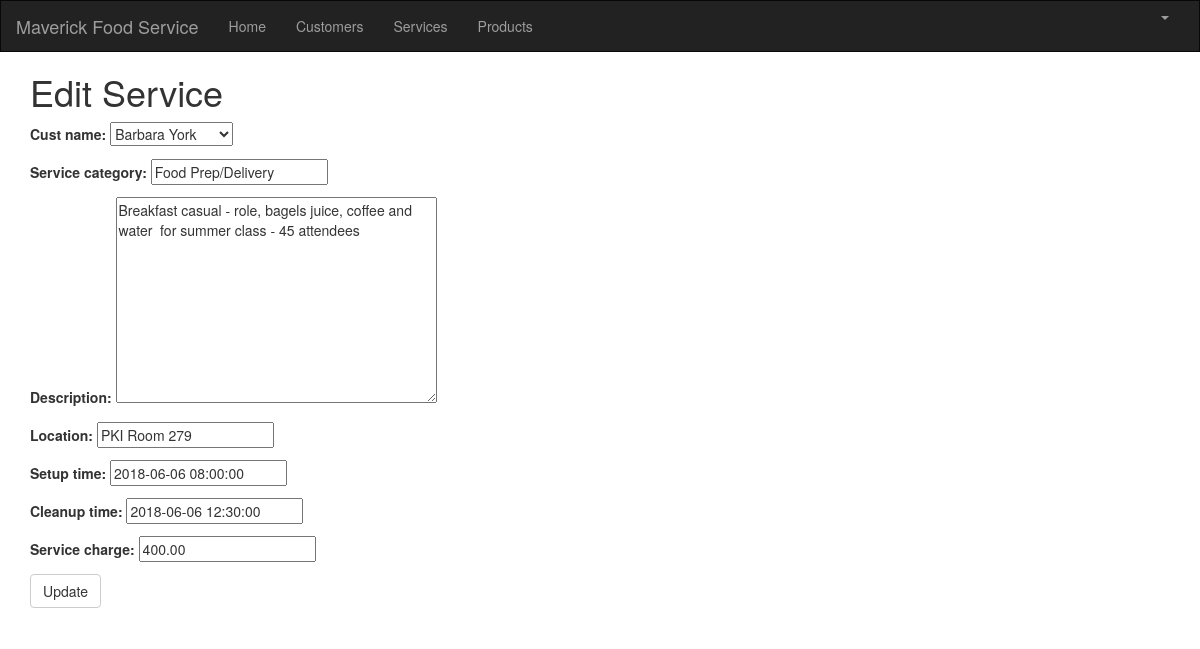
Page /service/1/edit/ (signed in) on the committed database.
### crm/models.py (models this page shows, shortened)
class Customer(models.Model):
    cust_name = models.CharField(max_length=50)
    organization = models.CharField(max_length=100, blank=True)
    role = models.CharField(max_length=100)
    email = models.EmailField(max_length=100)
    bldgroom = models.CharField(max_length=100)
    address = models.CharField(max_length=200)
    account_number = models.IntegerField(blank=False, null=False)
    city = models.CharField(max_length=50)
    state = models.CharField(max_length=50)
    zipcode = models.CharField(max_length=10)
    phone_number = models.CharField(max_length=50)
    created_date = models.DateTimeField(
        default=timezone.now)
    updated_date = models.DateTimeField(auto_now_add=True)
    def __str__(self):
        return str(self.cust_name)

class Service(models.Model):
    cust_name = models.ForeignKey(Customer, on_delete=models.CASCADE, related_name='services')
    service_category = models.CharField(max_length=100)
    description = models.TextField()
    location = models.CharField(max_length=200)
    setup_time = models.DateTimeField(
        default=timezone.now)
    cleanup_time = models.DateTimeField(
        default=timezone.now)
    service_charge = models.DecimalField(max_digits=10, decimal_places=2)
    created_date = models.DateTimeField(
        default=timezone.now)
    updated_date = models.DateTimeField(auto_now_add=True)

### crm/views.py (the view)
# urls.py: path('service/<int:pk>/edit/', views.service_edit, name='service_edit'),
@login_required
def service_edit(request, pk):
   service = get_object_or_404(Service, pk=pk)
   if request.method == "POST":
       form = ServiceForm(request.POST, instance=service)
       if form.is_valid():
           service = form.save()
           service.updated_date = timezone.now()
           service.save()
           services = Service.objects.filter(created_date__lte=timezone.now())
           return render(request, 'crm/service_list.html', {'services': services})
   else:
       form = ServiceForm(instance=service)
   return render(request, 'crm/service_edit.html', {'form': form})

### crm/forms.py
class ServiceForm(forms.ModelForm):
   class Meta:
       model = Service
       fields = ('cust_name', 'service_category', 'description', 'location', 'setup_time', 'cleanup_time', 'service_charge' )

### crm/templates/crm/service_edit.html
{% extends 'crm/base.html' %}
{% load crispy_forms_tags %}
{% block content %}
    <h1>Edit Service</h1>
    <form method="POST" class="service-form">{% csrf_token %}
        {{ form.as_p }}
        <button type="submit" class="save btn btn-default">Update</button>
    </form>
{% endblock %}

### rows in the picture
Customer: cust_name "Barbara York"
Service: service_category "Food Prep/Delivery", description "Breakfast casual - role, bagels juice, coffee and water for summer class - 45 attendees", location "PKI Room 279", setup_time "2018-06-06 08:00:00", cleanup_time "2018-06-06 12:30:00", service_charge "400.00"
